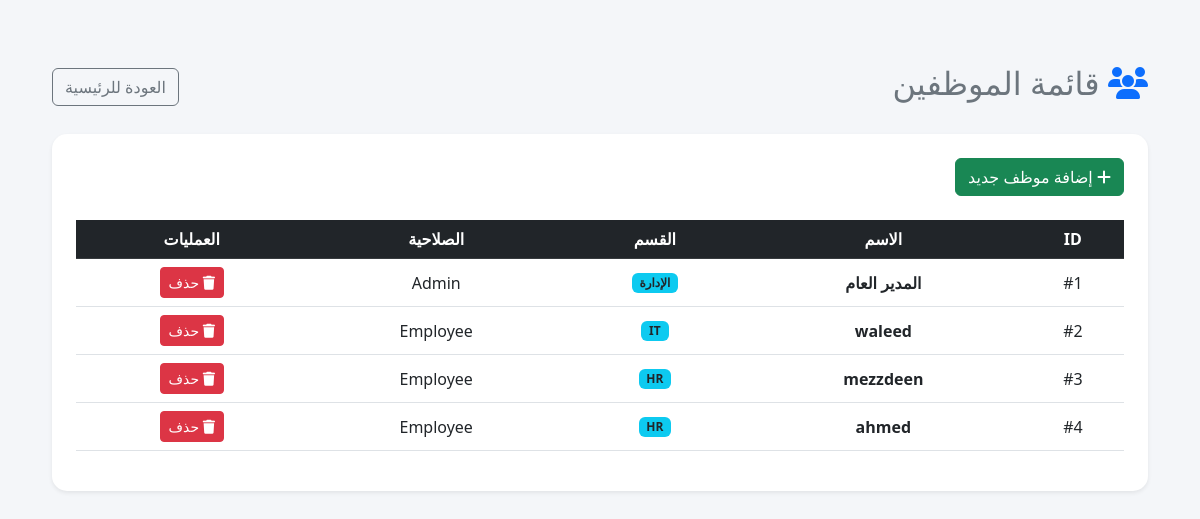
The page /employees (signed in) on the database as committed earlier.
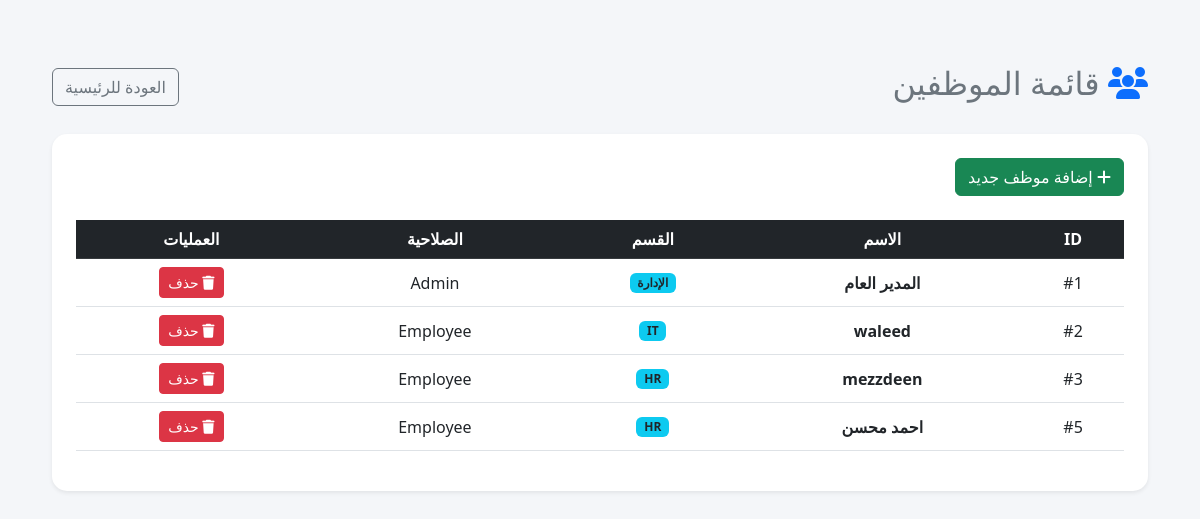
The same page on the database as committed later.
### models.py (models this page shows, shortened)
class TemplateAccessMixin:
    def __getitem__(self, key):
        value = getattr(self, key)
        if hasattr(value, "isoformat"):
            return value.isoformat()
        return value

class Employee(TemplateAccessMixin, db.Model):
    __tablename__ = "employees"
    id = db.Column(db.Integer, primary_key=True)
    name = db.Column(db.String(150), nullable=False)
    username = db.Column(db.String(80), unique=True, nullable=False, index=True)
    password = db.Column(db.String(255), nullable=False)
    dept = db.Column(db.String(100))
    role = db.Column(db.String(20), nullable=False, default="Employee")
    photo = db.Column(db.String(255))
    face_encoding = db.Column(db.Text)
    hourly_rate = db.Column(db.Float, nullable=False, default=0.0)
    created_at = db.Column(db.DateTime, nullable=False, default=datetime.utcnow)
    attendance_records = db.relationship(
        "Attendance",
        back_populates="employee",
        cascade="all, delete-orphan",
    )
    leave_requests = db.relationship(
        "LeaveRequest",
        back_populates="employee",
        cascade="all, delete-orphan",
    )
    payroll_history = db.relationship(
        "PayrollHistory",
        back_populates="employee",
        cascade="all, delete-orphan",
    )

### routes_admin.py (the view)
    @app.route('/employees')
    def employees():
        if session.get('role') != 'Admin': return redirect(url_for('login'))
        all_emp = Employee.query.order_by(Employee.id).all()
        return render_template('employees.html', employees=all_emp)

### templates/employees.html (shortened to what this page needs)
﻿<!DOCTYPE html>
<html lang="ar" dir="rtl">
<head>
    <link rel="stylesheet" href="https://cdn.jsdelivr.net/npm/bootstrap@5.3.0/dist/css/bootstrap.rtl.min.css">
    <link rel="stylesheet" href="https://cdnjs.cloudflare.com/ajax/libs/font-awesome/6.4.0/css/all.min.css">
</head>
<body>
    <div class="container">
        <div class="d-flex justify-content-between align-items-center mb-4">
            <h2 class="text-secondary"><i class="fa-solid fa-users text-primary"></i> قائمة الموظفين</h2>
            <a href="/dashboard" class="btn btn-outline-secondary">العودة للرئيسية</a>
        </div>
        <div class="card shadow-sm">
            <div class="card-body p-4">
                <div class="mb-4">
                    <a href="/add_employee" class="btn btn-success">
                        <i class="fa fa-plus"></i> إضافة موظف جديد
                    </a>
                </div>
                <table class="table table-hover text-center align-middle">
                    <thead class="table-dark">
                        <tr>
                            <th>ID</th>
                            <th>الاسم</th>
                            <th>القسم</th>
                            <th>الصلاحية</th>
                            <th>العمليات</th>
                        </tr>
                    </thead>
                    <tbody>
                        {% for emp in employees %}
                        <tr>
                            <td>#{{ emp.id }}</td>
                            <td class="fw-bold">{{ emp.name }}</td>
                            <td><span class="badge bg-info text-dark">{{ emp.dept }}</span></td>
                            <td>{{ emp.role }}</td>
                            <td>
                                <a href="/delete/{{ emp.id }}" class="btn btn-danger btn-sm"
                                   onclick="return confirm('هل أنت متأكد من حذف الموظف: {{ emp.name }}؟')">
                                    <i class="fa fa-trash"></i> حذف
                                </a>
                            </td>
                        </tr>
                        {% endfor %}
                    </tbody>
                </table>
            </div>
        </div>
    </div>
</body>
</html>

### templates/employees.html (style rules this page uses)
body { background-color: #f4f6f9; font-family: 'Segoe UI', sans-serif; padding: 40px; }
.card { border-radius: 15px; border: none; }

Rows that differ between the two databases and show on the page:
removed Employee: id "4", name "ahmed", dept "HR", role "Employee"
added Employee: id "5", name "احمد محسن", dept "HR", role "Employee"
